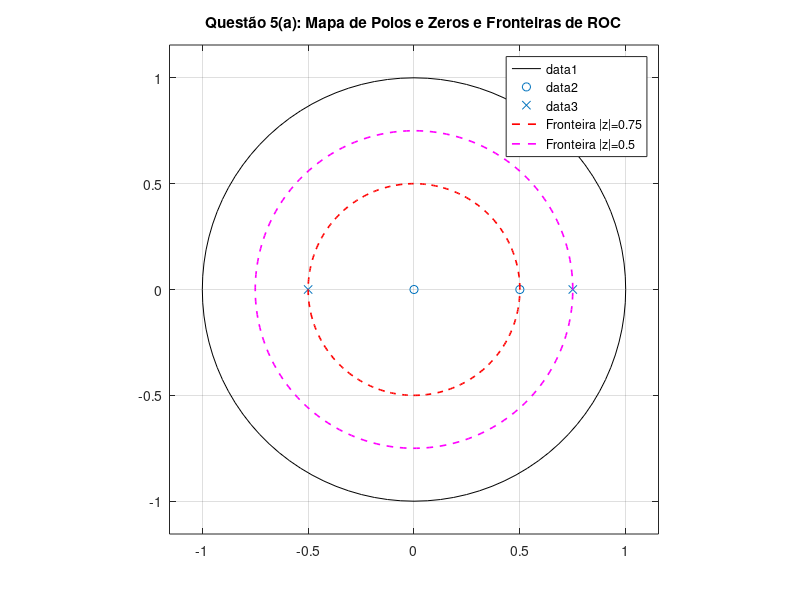
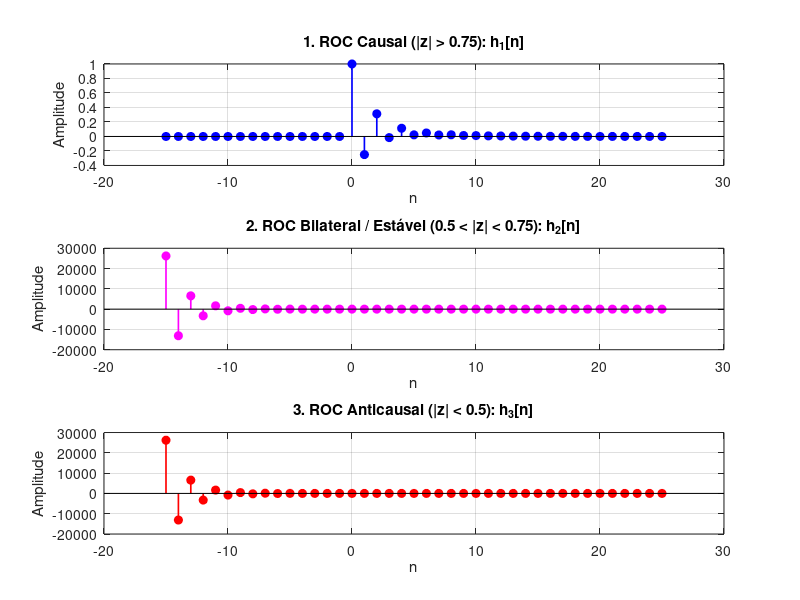
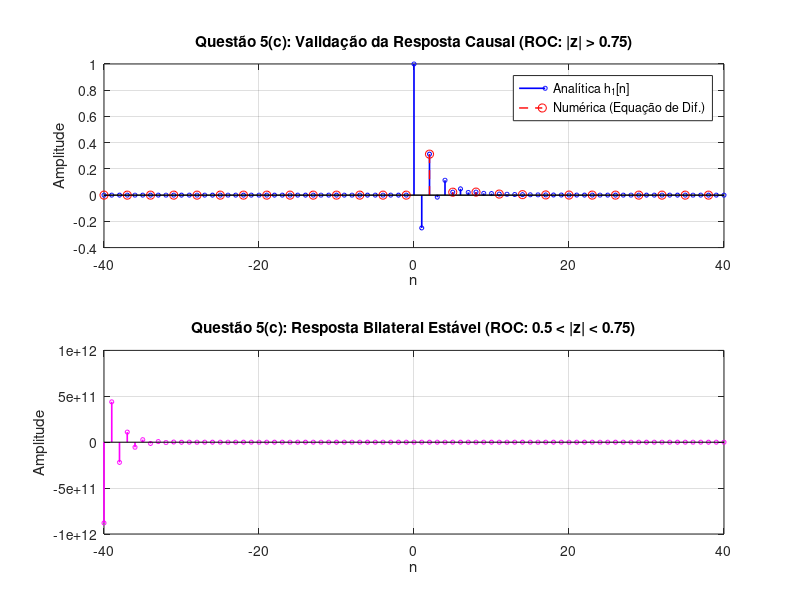

The MATLAB script that drew these images, in order:

%% QUESTÃO 5 
clear; clc; close all;

%% DEFINIÇÃO DO SISTEMA
% H(z) = (1 - 0.5*z^-1) / (1 - 0.25*z^-1 - 0.375*z^-2)
b = [1, -0.5];
a = [1, -0.25, -0.375];

%% =========================================================================
% ITEM A: Polos, Zeros e Frações Parciais
% =========================================================================
fprintf('=======================================================\n');
fprintf('  QUESTÃO 5 (a): Polos, Zeros e Frações Parciais\n');
fprintf('=======================================================\n');

% Cálculo de Polos e Zeros
zeros_H = roots(b);
polos_H = roots(a);

fprintf('Zero finito : z_0 = %.2f (há também um zero na origem z = 0)\n', zeros_H);
fprintf('Polos       : p1  = %.2f,  p2 = %.2f\n\n', polos_H(1), polos_H(2));

% Expansão em Frações Parciais em z^-1
[r, p, k] = residuez(b, a);

fprintf('Expansão em Frações Parciais:\n');
fprintf('H(z) = (%.1f) / (1 - %.2f*z^-1) + (%.1f) / (1 - (%.1f)*z^-1)\n\n', ...
        r(1), p(1), r(2), p(2));

% PLOTAGEM ITEM (a): Diagrama de Polos e Zeros no Plano Z
figure('Name', 'Questão 5(a) -- Plano Z', 'NumberTitle', 'off');
zplane(b, a);
hold on;
% Plotagem explicita das fronteiras das ROCs
th = linspace(0, 2*pi, 300);
plot(abs(p(1))*cos(th), abs(p(1))*sin(th), 'r--', 'LineWidth', 1.2, 'DisplayName', 'Fronteira |z|=0.75');
plot(abs(p(2))*cos(th), abs(p(2))*sin(th), 'm--', 'LineWidth', 1.2, 'DisplayName', 'Fronteira |z|=0.5');
title('Questão 5(a): Mapa de Polos e Zeros e Fronteiras de ROC');
grid on;
legend show;

%% =========================================================================
% ITEM B: Respostas ao Impulso Analíticas para Cada ROC
% =========================================================================
fprintf('=======================================================\n');
fprintf('  QUESTÃO 5 (b): Expressões Analíticas para as ROCs\n');
fprintf('=======================================================\n');

fprintf('1. ROC Exterior (|z| > 0.75) -- Causal:\n');
fprintf('   h1[n] = 0.2*(0.75)^n * u[n] + 0.8*(-0.5)^n * u[n]\n\n');

fprintf('2. ROC Anular (0.5 < |z| < 0.75) -- Bilateral e Estável:\n');
fprintf('   h2[n] = -0.2*(0.75)^n * u[-n-1] + 0.8*(-0.5)^n * u[n]\n\n');

fprintf('3. ROC Interior (|z| < 0.5) -- Anticausal:\n');
fprintf('   h3[n] = -0.2*(0.75)^n * u[-n-1] - 0.8*(-0.5)^n * u[-n-1]\n\n');

% Eixo temporal para os três casos
n_b = -15:25;
u_pos = double(n_b >= 0);
u_neg = double(n_b < 0);

h1_analitica = (r(1)*(p(1).^n_b) .* u_pos) + (r(2)*(p(2).^n_b) .* u_pos);
h2_analitica = (-r(1)*(p(1).^n_b) .* u_neg) + (r(2)*(p(2).^n_b) .* u_pos);
h3_analitica = (-r(1)*(p(1).^n_b) .* u_neg) - (r(2)*(p(2).^n_b) .* u_neg);

% PLOTAGEM ITEM (b): Comparação das 3 Respostas ao Impulso
figure('Name', 'Questão 5(b) -- Respostas ao Impulso Analíticas', 'NumberTitle', 'off');

subplot(3,1,1);
stem(n_b, h1_analitica, 'b', 'filled', 'LineWidth', 1.2);
title('1. ROC Causal (|z| > 0.75): h_1[n]');
xlabel('n'); ylabel('Amplitude'); grid on;

subplot(3,1,2);
stem(n_b, h2_analitica, 'm', 'filled', 'LineWidth', 1.2);
title('2. ROC Bilateral / Estável (0.5 < |z| < 0.75): h_2[n]');
xlabel('n'); ylabel('Amplitude'); grid on;

subplot(3,1,3);
stem(n_b, h3_analitica, 'r', 'filled', 'LineWidth', 1.2);
title('3. ROC Anticausal (|z| < 0.5): h_3[n]');
xlabel('n'); ylabel('Amplitude'); grid on;

%% =========================================================================
% ITEM C: Verificação Numérica no Intervalo -40 <= n <= 40
% =========================================================================
fprintf('=======================================================\n');
fprintf('  QUESTÃO 5 (c): Verificação Numérica (-40 <= n <= 40)\n');
fprintf('=======================================================\n');

n_c = -40:40;

% Avaliação analítica das respostas no intervalo amplo
u_pos_c = double(n_c >= 0);
u_neg_c = double(n_c < 0);

h1_c = (r(1)*(p(1).^n_c) .* u_pos_c) + (r(2)*(p(2).^n_c) .* u_pos_c);
h2_c = (-r(1)*(p(1).^n_c) .* u_neg_c) + (r(2)*(p(2).^n_c) .* u_pos_c);

% Algoritmo por Equação de Diferenças (Recorrência Causal)
x_imp = double(n_c == 0);
y_num = zeros(size(n_c));
idx_0 = find(n_c == 0);

for i = idx_0:length(n_c)
    y_p1 = 0; y_p2 = 0; x_p1 = 0;
    if i - 1 >= idx_0, y_p1 = y_num(i-1); end
    if i - 2 >= idx_0, y_p2 = y_num(i-2); end
    if i - 1 >= 1,     x_p1 = x_imp(i-1); end
    
    y_num(i) = 0.25*y_p1 + 0.375*y_p2 + x_imp(i) - 0.5*x_p1;
end

% Cálculo do erro de aproximação
erro_causal = max(abs(y_num - h1_c));
fprintf('Erro absoluto máximo (Simulação Numérica vs Expressão Analítica Causal): %e\n\n', erro_causal);

% Exibição de Amostras Selecionadas no Terminal
fprintf('Tabela de Amostras Selecionadas:\n');
fprintf('  n   | h1_causal (Analítica) | h1_causal (Numérica) | h2_bilateral (Analítica)\n');
fprintf('------+-----------------------+----------------------+-------------------------\n');
amostras = [-5, -1, 0, 1, 2, 5, 10];
for k = amostras
    idx = find(n_c == k);
    fprintf('%5d | %21.6f | %20.6f | %23.6f\n', ...
            k, h1_c(idx), y_num(idx), h2_c(idx));
end
fprintf('\n');

% PLOTAGEM ITEM (c): Confronto Numérico vs Analítico
figure('Name', 'Questão 5(c) -- Verificação Numérica', 'NumberTitle', 'off');

subplot(2,1,1);
stem(n_c, h1_c, 'b', 'LineWidth', 1.2, 'MarkerSize', 3, 'DisplayName', 'Analítica h_1[n]');
hold on;
stem(n_c(1:3:end), y_num(1:3:end), 'r--', 'LineWidth', 1, 'Marker', 'o', 'DisplayName', 'Numérica (Equação de Dif.)');
title('Questão 5(c): Validação da Resposta Causal (ROC: |z| > 0.75)');
xlabel('n'); ylabel('Amplitude'); grid on; legend show;

subplot(2,1,2);
stem(n_c, h2_c, 'm', 'LineWidth', 1.2, 'MarkerSize', 3);
title('Questão 5(c): Resposta Bilateral Estável (ROC: 0.5 < |z| < 0.75)');
xlabel('n'); ylabel('Amplitude'); grid on;

%% =========================================================================
% ITEM D: Equação de Diferenças e Realizabilidade
% =========================================================================
fprintf('=======================================================\n');
fprintf('  QUESTÃO 5 (d): Equação de Diferenças e Realizabilidade\n');
fprintf('=======================================================\n');

fprintf(['1. Dedução da Equação de Diferenças:\n' ...
         '   Y(z)/X(z) = (1 - 0.5*z^-1) / (1 - 0.25*z^-1 - 0.375*z^-2)\n' ...
         '   Multiplicando em cruz:\n' ...
         '   Y(z)(1 - 0.25*z^-1 - 0.375*z^-2) = X(z)(1 - 0.5*z^-1)\n' ...
         '   Aplicando a Z^-1:\n' ...
         '   y[n] - 0.25*y[n-1] - 0.375*y[n-2] = x[n] - 0.5*x[n-1]\n' ...
         '   Isolando y[n]:\n' ...
         '   y[n] = 0.25*y[n-1] + 0.375*y[n-2] + x[n] - 0.5*x[n-1]\n\n']);

fprintf(['2. Por que a equação algébrica não determina uma única resposta?\n' ...
         '   A equação de diferenças especifica apenas a relação de recorrência local\n' ...
         '   entre as amostras. A solução completa exige estabelecer a Região de Convergência (ROC),\n' ...
         '   a qual define a causalidade, a direção do tempo na recursão e a estabilidade do sistema.\n\n']);
